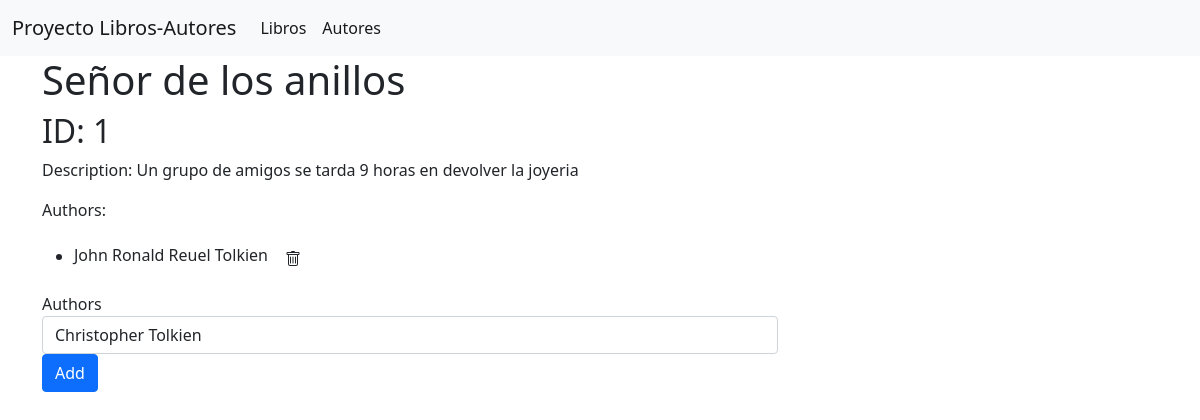
The page /book_view/1 on the database its author committed.
### books_authors_app/models.py (models this page shows)
class Book(models.Model):
    title = models.CharField(max_length=45)
    descr = models.TextField()
    created_at = models.DateTimeField(auto_now_add=True)
    updated_at = models.DateTimeField(auto_now=True)

class Author(models.Model):
    first_name = models.CharField(max_length=255)
    last_name = models.CharField(max_length=255)
    notes = models.CharField(max_length=1000,default='')
    books = models.ManyToManyField(Book, related_name="authors")
    created_at = models.DateTimeField(auto_now_add=True)
    updated_at = models.DateTimeField(auto_now=True)

### books_authors_app/views.py (the view)
# urls.py: path('book_view/<int:id_book>', views.book_view),
def book_view(request,id_book):
    book=Book.objects.get(id=id_book)
    authors=Author.objects.all().filter(books=book)
    no_authors=[Aut for Aut in Author.objects.all() if Aut not in authors]
    context = {
                'book':book,
                'authors_of_book':authors,
                'all_authors':no_authors
            }
    return render(request, 'view_book.html', context)

### books_authors_app/templates/view_book.html (shortened to what this page needs)
{% extends './base.html' %}
{% block content %}
<div class="container">
    <div class="row">
        <div class="col-8">
            <h1>{{book.title}}</h1>
            <h2>ID: {{book.id}}</h2>
            <p>
                Description: {{book.descr}}
            </p>
            <p>
                Authors:
                <ul>
                    {% for author in authors_of_book %}
                    <li>
                        {{author.first_name}} {{author.last_name}}
                        <a href="#" data-href="/delete/{{author.id}}/{{book.id}}"
                        class="btn btn-xs btn-confirm" data-title="delete" data-bs-toggle="modal" data-bs-target="#remModal">
                        </a>
                    </li>
                    {% endfor %}
                </ul>
            </p>
        </div>
    </div>
    <div class="row">
        <div class="col-8">
            <form action="/add_author/{{book.id}}" method="POST" id="new_author" name="new_author">
                <div class="form-group">
                    <label for="title">Authors</label>
                    <select class="form-control" id="author_id" name="author_id">
                        {% for a in all_authors %}
                        <option value="{{a.id}}">{{a.first_name}} {{a.last_name}}</option>
                        {% endfor %}
                    </select>
                    <button type="submit" class="btn btn-primary">Add</button>
                </div>
            </form>
        </div>
    </div>
</div>
{% endblock %}

### rows shown on the page
Book: title "Señor de los anillos", id "1", descr "Un grupo de amigos se tarda 9 horas en devolver la joyeria"
Author: first_name "John Ronald Reuel", last_name "Tolkien"

### other values the page prints
form field author_id "Christopher Tolkien"
